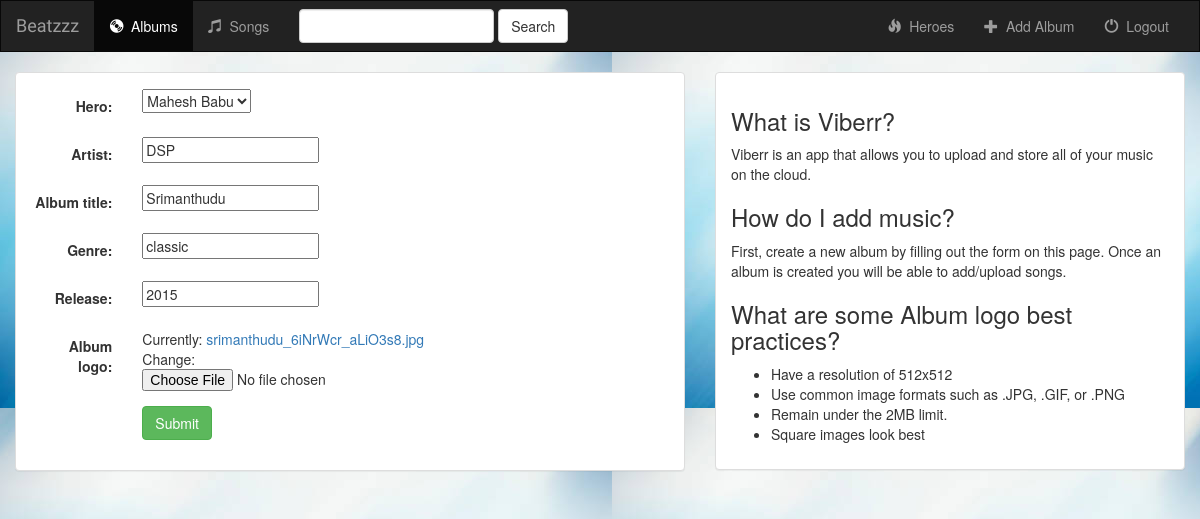
Page /music/album/3/ on the committed database.
### music/models.py (models this page shows, shortened)
class Album(models.Model):
    hero = models.ForeignKey(Hero, default=1, verbose_name="Hero",on_delete=models.CASCADE)
    artist = models.CharField(max_length=200)
    album_title = models.CharField(max_length=400)
    genre = models.CharField(max_length=10)
    release = models.IntegerField()
    album_logo = models.FileField()

### music/views.py (the view)
# urls.py: url(r'album/(?P<pk>[0-9]+)/$', views.AlbumUpdate.as_view(), name='album-update'),
class AlbumUpdate(UpdateView):
    model = Album
    fields = ['hero','artist', 'album_title', 'genre', 'release', 'album_logo']

### music/models.py (called while the page is built)
    def __str__(self):
        return self.hero_name

### music/templates/music/album_form.html (shortened to what this page needs)
{% extends 'music/Base.html' %}
{% block albums_active %}active{% endblock %}
{% block body %}
<div class="container-fluid">
    <div class="row">
        <div class="col-sm-12 col-md-7">
            <div class="panel panel-default">
                <div class="panel-body">
                   <form class="form-horizontal" action="" method="post" enctype="multipart/form-data">
                       {% include 'music/form-template.html' %}
                       <div class="form-group">
                           <div class="col-sm-offset-2 col-sm-10">
                               <button type="submit" class="btn btn-success">Submit</button>
                           </div>
                       </div>
                   </form>
                </div>
            </div>
        </div>
        <div class="col-sm-12 col-md-5">
            <div class="panel panel-default">
                <div class="panel-body">
                    <h3>What is Viberr?</h3>
                    <p>Viberr is an app that allows you to upload and store all of your music on the cloud.</p>
                    <h3>How do I add music?</h3>
                    <p>First, create a new album by filling out the form on this page. Once an album is created you will be able to add/upload songs.</p>
                    <h3>What are some Album logo best practices?</h3>
                    <ul>
                        <li>Have a resolution of 512x512</li>
                        <li>Use common image formats such as .JPG, .GIF, or .PNG</li>
                        <li>Remain under the 2MB limit.</li>
                        <li>Square images look best</li>
                    </ul>
                </div>
            </div>
        </div>
    </div>
</div>
{% endblock %}

### music/templates/music/form-template.html (shortened to what this page needs)
{% for field in form %}
    <div class="form-group">
        <div class="col-sm-offset-2 col-sm-10">
        </div>
        <label class="control-label col-sm-2">{{ field.label_tag  }}</label>
        <div class="col-sm-10">{{ field }}</div>
    </div>
{% endfor %}

### music/static/music/style.css (style rules this page uses)
body { background: red url("images/background.jpg"); }

### rows in the picture
Album: form "Mahesh Babu" "DSP" "Srimanthudu" "classic" "2015"

### other values in the picture
{{ field.label_tag }} "Hero:" "Artist:" "Album title:" "Genre:" "Release:" "Album logo:"
